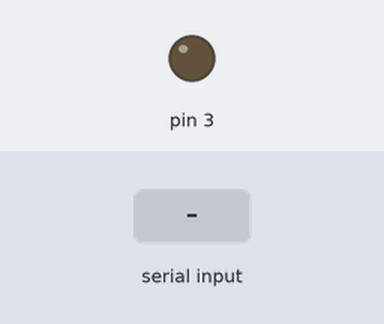
A sketch run on a simulated Arduino Uno, built with avr-gcc and run on an emulated ATmega328P. On the bench: output pins drawn as LEDs (lit = HIGH). The inputs (shaded band) are chosen by the test bench. What the sketch prints to the serial monitor is not drawn.

Above: at 1.2 s.
1.3 s: "90,45\n" received over Serial
At 1.8 s:
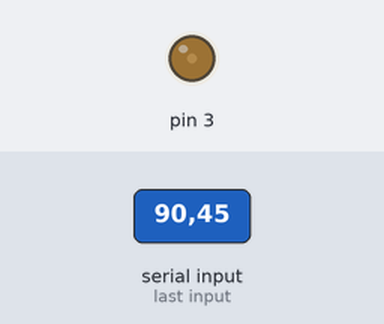
2.8 s: "30,150\n" received over Serial
At 4.0 s:
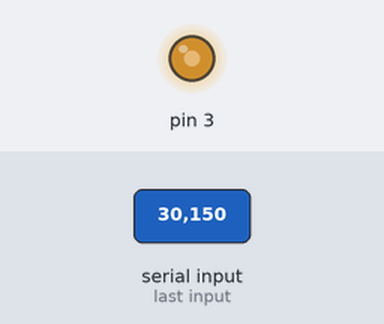
4.3 s: "200\n" received over Serial
At 5.3 s:
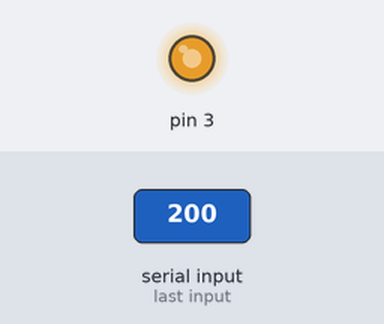
5.8 s: "90\n" received over Serial
At 6.4 s:
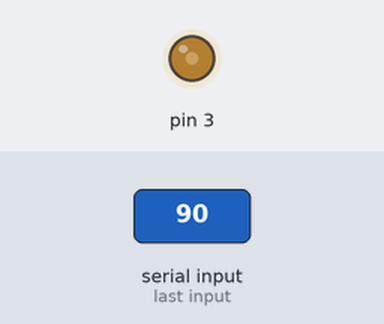
Timing chart, 0 to 8.3 s (numbered marks = the images above; inputs shaded):
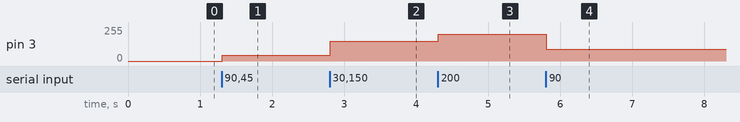

Measured:
- after the input at 1.3 s, pin 3: 0/255 → 45/255 at once
- after the input at 2.8 s, pin 3: 45/255 → 150/255 at once
- after the input at 4.3 s, pin 3: 150/255 → 200/255 at once
- after the input at 5.8 s, pin 3: 200/255 → 90/255 at once

The sketch:

MotorControl.ino
```cpp
void setup()
{
  Serial.begin(9600);   //Set the serial communication to 9600 baud
  Serial.println("Enter a number between 0 and 255 to change the motor speed!"); //Take user input for the motor speed
}

void loop()
{
  /* Here we are going to use an "if" statement for the first time in lab. All that an
     if statement does is check to see if a condition is met, and if it is then it executes
     code that comes after it. You'll often see "if" statements paired with "else" or "else if"
     statements, but in this case we only need the if. Note that there is NOT a semicolon at
     the end of the line with the "if", if you put on there you're code will not work. Instead
     you enclose the code to be run if the conditions are met in curly braces. In this case,
     we are checking to see if the Serial Monitor is avaliable, and if it is then we'll
     execute the code after to adjust the motor speed */
  if (Serial.available() > 0)
  {
    /* The Serial.parseInt() function looks for the number the user entered in the serial monitor
       above when we took the user input */
    int motorSpeed = Serial.parseInt();
    int junk = Serial.read();     //This line allows for error handling with data from the serial monitr
    analogWrite(3, motorSpeed);   //Set the motor speed to the user input value on analog pin 3
  }
}
```
